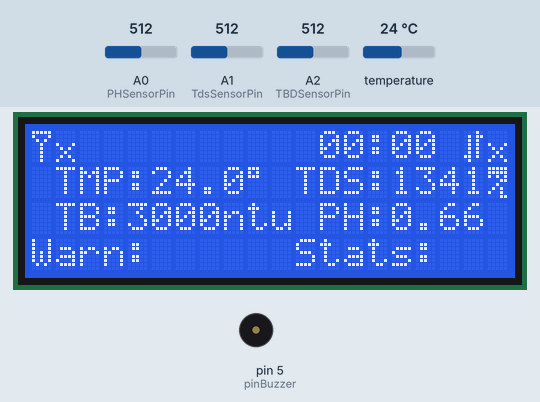
Recording of a program running on a simulated Arduino Mega 2560, built with avr-gcc and run on an emulated ATmega2560. On the bench: 20×4 character LCD, buzzer (waves = sounding). Inputs (shaded band) come from the test bench; at power-on: temperature 24 °C, A0 (PHSensorPin) = 512, A1 (TdsSensorPin) = 512, A2 (TBDSensorPin) = 512.

Above: at 4.3 s.
4.4 s: temperature set to 10.4 °C
At 5.6 s:
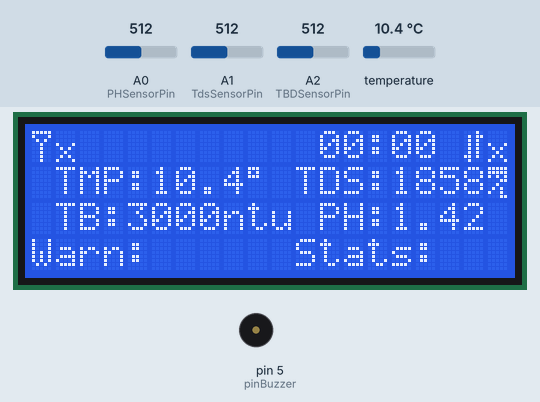
6.6 s: temperature set to 9.5 °C
At 7.8 s:
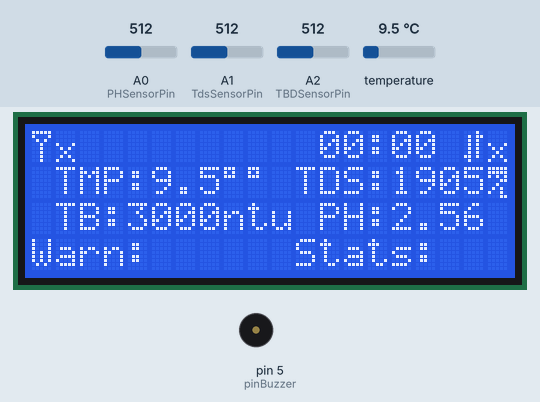
10.6 s: A0 (PHSensorPin) set to 490
At 11.9 s:
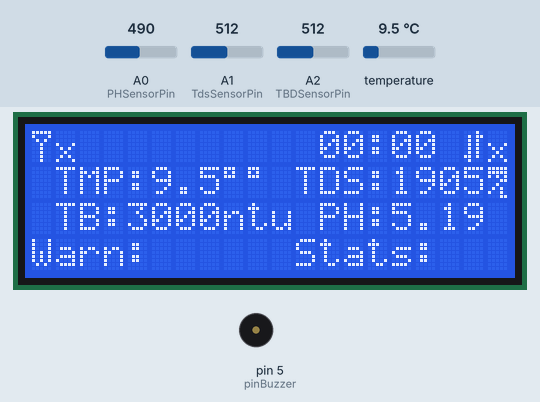
12.6 s: A1 (TdsSensorPin) set to 490
At 13.7 s:
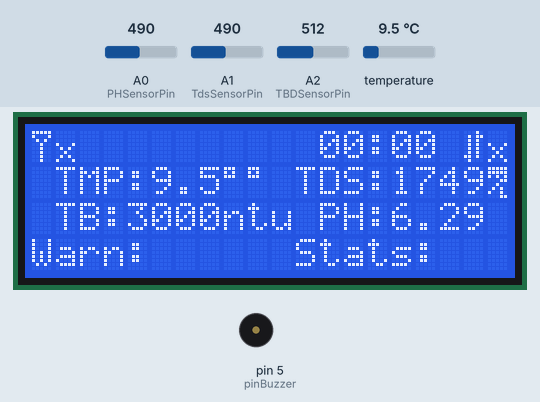
15.5 s: A2 (TBDSensorPin) set to 716
At 18.4 s:
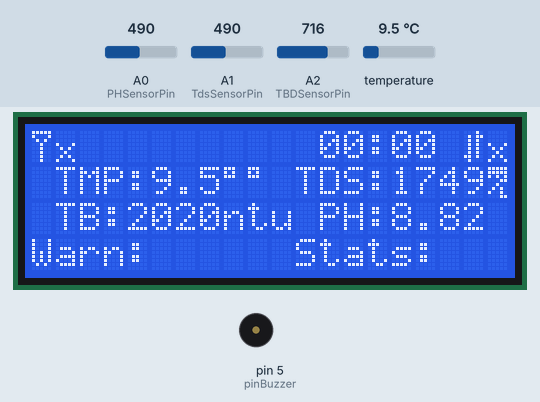
18.5 s: A0 (PHSensorPin) set to 510
Timing chart, 0 to 21.5 s (numbered marks = the images above; inputs shaded):
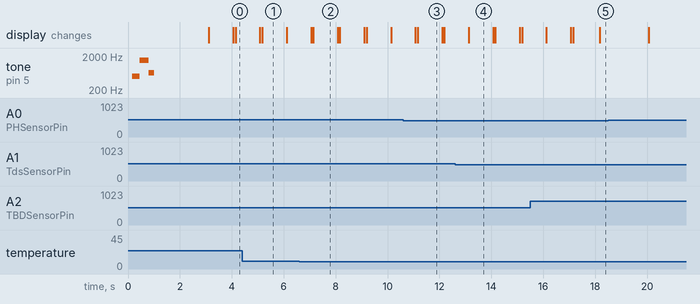

The program:

main.cpp
```cpp
#include <Arduino.h>
#include <Wire.h>
#include <LiquidCrystal_I2C.h>
#include <DallasTemperature.h>
#include <OneWire.h>
#include <GravityTDS.h>
#include <EEPROM.h>
#include <ArduinoJson.h>
#include <TaskScheduler.h>
#include <time.h>

#define PHSensorPin A0  // ph sensor pin
#define TdsSensorPin A1 // tds sensor pin
#define TBDSensorPin A2 // turbidity sensor pin
#define pinBuzzer 5     // buzzer pin
#define VREF 5.0        // voltage reference of ADC
#define ADCRange 1024   // ADC Range of microcontroller
#define SCOUNT 30       // sum of sample point
#define Offset 0.28     // deviation compensate
#define ArrayLenth 25   // times of collection
#define ONE_WIRE_BUS 3  // Data wire of DS18B is plugged into port 2 on the Arduino

LiquidCrystal_I2C lcd(0x27, 20, 4);      // lcd addresses and spec
OneWire oneWire(ONE_WIRE_BUS);           // Setup a oneWire instance to communicate with any OneWire devices (not just Maxim/Dallas temperature ICs)
DallasTemperature tempSensors(&oneWire); // Pass our oneWire reference to Dallas Temperature.
GravityTDS tdsSensor;                    // tds sensor variable
Scheduler userScheduler;

// task interval
#define getPhDataInterval 20
#define getTempDataInterval 1000
#define getTDSDataInterval 1000
#define displayDataInterval 500
#define sendDataInterval 2000
#define recieveDataInterval 50
#define getTbdDataInterval 1000
#define checkWarnStatsInterval 1000

// variables used
int analogBuffer[SCOUNT]; // store the analog value in the array, read from ADC
int analogBufferTemp[SCOUNT];
int analogBufferIndex = 0, copyIndex = 0;
int pHArray[ArrayLenth]; // Store the average value of the sensor feedback
int pHArrayIndex = 0;
int tbdSamples = 600;
String message;
float averageVoltage = 0, tdsValue = 0, temperature = 0, pHValue, vPH, vTBD, tbdValue;
int signalStrength = 0, inetStatus = 0, timeHour, timeMin, currentDays, currentMonths, currentYears, ntu;
JsonDocument docSend, docRec;

// custom character
byte signalIconChar[8] = {
    B11111,
    B10001,
    B01010,
    B00100,
    B00100,
    B00100,
    B00100,
    B00100};

byte signalStrength1[8] = {
    B00000,
    B00000,
    B00000,
    B00000,
    B00000,
    B00000,
    B10000,
    B10000};

byte signalStrength2[8] = {
    B00000,
    B00000,
    B00000,
    B00100,
    B00100,
    B00100,
    B10100,
    B10100};

byte signalStrength3[8] = {
    B00001,
    B00001,
    B00001,
    B00101,
    B00101,
    B00101,
    B10101,
    B10101};

byte inetIconChar[8] = {
    B00010,
    B01011,
    B01010,
    B01010,
    B01010,
    B01010,
    B11010,
    B01000};

byte failedIconChar[8] = {
    B00000,
    B00000,
    B00000,
    B10001,
    B01010,
    B00100,
    B01010,
    B10001};

byte inetOkChar[8] = {
    B00000,
    B00000,
    B00000,
    B00000,
    B01100,
    B11010,
    B10110,
    B01100};

byte mgPerL[8] = {
    B11111,
    B11111,
    B10101,
    B00011,
    B00100,
    B01010,
    B10010,
    B00011};

// prototype function
void getPHData();
void getTempData();
void getTDSData();
void sendData();
void displayData();
void recieveData();
void getTbdData();
void checkWarnStats();

// define task for multitasking
Task taskGetTempData(getTempDataInterval, TASK_FOREVER, &getTempData);
Task taskGetPHData(getPhDataInterval, TASK_FOREVER, &getPHData);
Task taskGetTdsData(getTDSDataInterval, TASK_FOREVER, &getTDSData);
Task taskSendData(sendDataInterval, TASK_FOREVER, &sendData);
Task taskRecieveData(recieveDataInterval, TASK_FOREVER, &recieveData);
Task taskDisplayData(displayDataInterval, TASK_FOREVER, &displayData);
Task taskGetDateFromEpoch(getTbdDataInterval, TASK_FOREVER, &getTbdData);
Task taskCheckWarnStats(checkWarnStatsInterval, TASK_FOREVER, &checkWarnStats);

// create character function
void lcdCreateCharacter()
{
  lcd.createChar(0, signalIconChar);
  lcd.createChar(1, signalStrength1);
  lcd.createChar(2, signalStrength2);
  lcd.createChar(3, signalStrength3);
  lcd.createChar(4, inetIconChar);
  lcd.createChar(5, failedIconChar);
  lcd.createChar(6, inetOkChar);
  lcd.createChar(7, mgPerL);
}

// request Temp data from sensor
void getTempData()
{
  // request temperature to DS18 Sensor
  tempSensors.requestTemperatures();
  temperature = tempSensors.getTempCByIndex(0);
}

// function to count average data from ph sensor
double averageArray(int *arr, int number)
{
  int i;
  int max, min;
  double avg;
  long amount = 0;
  if (number <= 0)
  {
    // Serial.println("Error number for the array to avraging!/n");
    return 0;
  }
  if (number < 5)
  { // less than 5, calculated directly statistics
    for (i = 0; i < number; i++)
    {
      amount += arr[i];
    }
    avg = amount / number;
    return avg;
  }
  else
  {
    if (arr[0] < arr[1])
    {
      min = arr[0];
      max = arr[1];
    }
    else
    {
      min = arr[1];
      max = arr[0];
    }
    for (i = 2; i < number; i++)
    {
      if (arr[i] < min)
      {
        amount += min; // arr<min
        min = arr[i];
      }
      else
      {
        if (arr[i] > max)
        {
          amount += max; // arr>max
          max = arr[i];
        }
        else
        {
          amount += arr[i]; // min<=arr<=max
        }
      } // if
    } // for
    avg = (double)amount / (number - 2);
  } // if
  return avg;
}

// function to limit decimal place
float roundToDp(float in_value, int decimal_place)
{
  float multiplier = powf(10.0f, decimal_place);
  in_value = roundf(in_value * multiplier) / multiplier;
  return in_value;
}

// function to check warning and status
void checkWarnStats()
{
  if (tdsValue > 500)
  {
    /* code */
  }
  else
  {
    /* code */
  }
}

// function to clear lcd line
void clearCursor(int cursorStart, int cursorEnd, int line)
{
  lcd.setCursor(cursorStart, line);
  int countCursor = cursorEnd - cursorStart + 1;
  for (int i = 0; i < countCursor; i++)
  {
    lcd.print(" ");
  }
}

// request PH data from sensor
void getPHData()
{
  pHArray[pHArrayIndex++] = analogRead(PHSensorPin);
  if (pHArrayIndex == ArrayLenth)
    pHArrayIndex = 0;
  vPH = averageArray(pHArray, ArrayLenth) * VREF / 1024;
  pHValue = 3.5 * vPH + Offset;
}

// request tds value from sensor
void getTDSData()
{
  tdsSensor.setTemperature(temperature);
  tdsSensor.update();
  tdsValue = tdsSensor.getTdsValue();
}

// send data value trough serial connection to wemos
void sendData()
{
  docSend["tds"] = tdsValue;
  docSend["temp"] = temperature;
  docSend["ph"] = pHValue;
  serializeJson(docSend, Serial3);
}

// recieve data/status value from wemos
void recieveData()
{
  if (Serial3.available())
  {
    message = Serial3.readString();
    // Serial.println("Pesan :" + message);
  }
  deserializeJson(docRec, message);
  signalStrength = docRec["sg"];
  inetStatus = docRec["tps"];
  timeMin = docRec["tm"];
  timeHour = docRec["th"];
  currentDays = docRec["cd"];
  currentMonths = docRec["cm"];
  currentYears = docRec["cy"];
  docRec.clear();
}

// request TBD data from sensor
void getTbdData()
{
  vTBD = 0;
  for (int i = 0; i < tbdSamples; i++)
  {
    vTBD += ((float)analogRead(TBDSensorPin) / 1023) * 5;
  }
  vTBD = vTBD / tbdSamples;
  vTBD = roundToDp(vTBD, 2);
  if (vTBD < 2.5)
  {
    tbdValue = 3000;
  }
  else if (vTBD > 4.2)
  {
    tbdValue = 0;
  }
  else
  {
    tbdValue = -1120.4 * square(vTBD) + 5742.3 * vTBD - 4352.9;
  }
  ntu = tbdValue;
}

// display data to LCD and/or serial monitor
void displayData()
{
  // clear LCD first
  // lcd.clear();

  // display voltage PH to serial
  // Serial.print("Voltage PH:");
  // Serial.print(voltage, 2);

  // display signal icon to lcd on row 1
  lcd.setCursor(0, 0);
  lcd.write(byte(0));
  if (signalStrength <= -30 && signalStrength >= -51)
  {
    lcd.setCursor(1, 0);
    lcd.print("");
    lcd.write(byte(3));
  }
  else if (signalStrength <= -51 && signalStrength >= -56)
  {
    lcd.setCursor(1, 0);
    lcd.print("");
    lcd.write(byte(2));
  }
  else if (signalStrength <= -56)
  {
    lcd.setCursor(1, 0);
    lcd.print("");
    lcd.write(byte(1));
  }
  else if (signalStrength == 0)
  {
    lcd.setCursor(1, 0);
    lcd.write(byte(5));
  }

  // display inet icon to lcd on row 1
  lcd.setCursor(18, 0);
  lcd.write(byte(4));
  if (inetStatus == 200)
  {
    lcd.setCursor(19, 0);
    lcd.print("");
    lcd.write(byte(6));
  }
  else
  {
    lcd.setCursor(19, 0);
    lcd.print("");
    lcd.write(byte(5));
  }

  // display date to lcd on row 1
  if (currentYears != 0)
  {
    if (currentDays < 10)
    {
      lcd.setCursor(3, 0);
      lcd.print("");
      lcd.print(0);
      lcd.setCursor(4, 0);
      lcd.print("");
      lcd.print(currentDays);
    }
    else
    {
      lcd.setCursor(3, 0);
      lcd.print("");
      lcd.print(currentDays);
    }
    lcd.setCursor(5, 0);
    lcd.print("/");
    if (currentMonths < 10)
    {
      lcd.setCursor(6, 0);
      lcd.print("");
      lcd.print(0);
      lcd.setCursor(7, 0);
      lcd.print("");
      lcd.print(currentMonths);
    }
    else
    {
      lcd.setCursor(6, 0);
      lcd.print("");
      lcd.print(currentMonths);
    }
    lcd.setCursor(8, 0);
    lcd.print("/");
    lcd.setCursor(9, 0);
    lcd.print("");
    lcd.print(currentYears);
  }

  // display time to lcd on row 1
  if (timeHour < 10)
  {
    lcd.setCursor(12, 0);
    lcd.print("");
    lcd.print(0);
    lcd.setCursor(13, 0);
    lcd.print("");
    lcd.print(timeHour);
  }
  else
  {
    lcd.setCursor(12, 0);
    lcd.print("");
    lcd.print(timeHour);
  }
  lcd.setCursor(14, 0);
  lcd.print(":");
  if (timeMin < 10)
  {
    lcd.setCursor(15, 0);
    lcd.print("");
    lcd.print(0);
    lcd.setCursor(16, 0);
    lcd.print("");
    lcd.print(timeMin);
  }
  else
  {
    lcd.setCursor(15, 0);
    lcd.print("");
    lcd.print(timeMin);
  }

  // display temperature to lcd on row 2
  lcd.setCursor(1, 1);
  lcd.print("TMP:");
  lcd.setCursor(5, 1);
  lcd.print("");
  lcd.print(temperature, 1);
  lcd.write(223);
  // display TDS value to serial
  // Serial.print("    TDS Value:");
  // Serial.print(tdsValue, 0);
  // Serial.println("ppm");

  // display TDS value to lcd on row 2
  clearCursor(15, 19, 1);
  lcd.setCursor(11, 1);
  lcd.print("TDS:");
  lcd.setCursor(15, 1);
  lcd.print(tdsValue, 0);
  lcd.write(byte(7));

  // display TBD to lcd on row 3
  clearCursor(4, 10, 2);
  lcd.setCursor(1, 2);
  lcd.print("TB:");
  lcd.setCursor(4, 2);
  lcd.print(ntu);
  lcd.print("ntu");

  // display PH to serial
  // Serial.print("    pH value: ");
  // Serial.println(pHValue, 2);

  // display PH to lcd on row 3
  lcd.setCursor(12, 2);
  lcd.print("PH:");
  lcd.setCursor(15, 2);
  lcd.print("");
  lcd.print(pHValue);

  // display voltage TDS to serial
  // Serial.print("Voltage TDS:");
  // Serial.print(averageVoltage, 2);
  // Serial.print("V   ");

  // display warning on row 4
  lcd.setCursor(0, 3);
  lcd.print("Warn:");

  // display status on row 4
  lcd.setCursor(11, 3);
  lcd.print("Stats:");
}

// fancy startup sound
void nadaStartup()
{
  tone(pinBuzzer, 500, 300);
  delay(300);
  tone(pinBuzzer, 1500, 350);
  delay(350);
  tone(pinBuzzer, 650, 200);
  delay(300);
  noTone(pinBuzzer);
}

// user define display text on startup
void displayStartup()
{
  lcd.setCursor(7, 1);
  lcd.print("Water QM");
  lcd.setCursor(6, 2);
  lcd.print("Ari Selan");
}

// setup root function
void setup(void)
{
  Serial.begin(9600);
  Serial3.begin(9600);
  Serial3.setTimeout(300);
  pinMode(TdsSensorPin, INPUT);
  pinMode(pinBuzzer, OUTPUT);
  tempSensors.begin();
  tdsSensor.setPin(TdsSensorPin);
  tdsSensor.setAref(VREF);
  tdsSensor.setAdcRange(ADCRange);
  tdsSensor.begin();
  lcd.init();
  lcd.backlight();
  lcd.clear();
  lcdCreateCharacter();
  displayStartup();
  nadaStartup();
  delay(2000);
  userScheduler.addTask(taskGetTempData);
  userScheduler.addTask(taskGetPHData);
  userScheduler.addTask(taskGetTdsData);
  userScheduler.addTask(taskSendData);
  userScheduler.addTask(taskRecieveData);
  userScheduler.addTask(taskGetDateFromEpoch);
  userScheduler.addTask(taskDisplayData);
  taskGetTempData.enable();
  taskGetPHData.enable();
  taskGetTdsData.enable();
  taskSendData.enable();
  taskRecieveData.enable();
  taskGetDateFromEpoch.enable();
  taskDisplayData.enable();
  lcd.clear();
}

// loop root function
void loop(void)
{
  userScheduler.execute();
  // recieveData();
}
```

Measured:
- the behaviour switches between 10 and 9.9 °C on temperature (found by bisection; images 1 and 2)
- after the input at 6.6 s, the display: first changes after 0.46 s (image 2 shows a later state)
- what the display in image 1 shows lasts 0.9 s, from 5.2 s to 6.1 s
